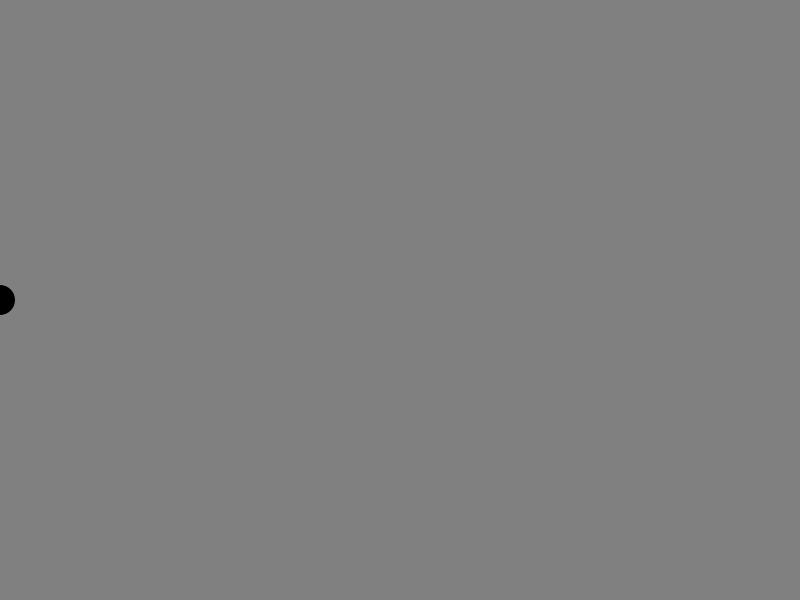
Frame 1 (no input)
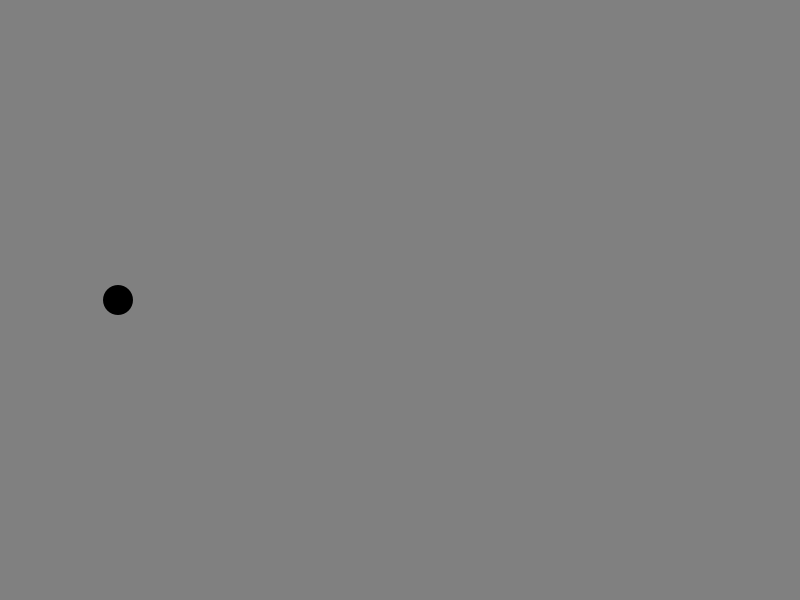
Frame 60 (the mouse pressed at the canvas centre just before this capture)
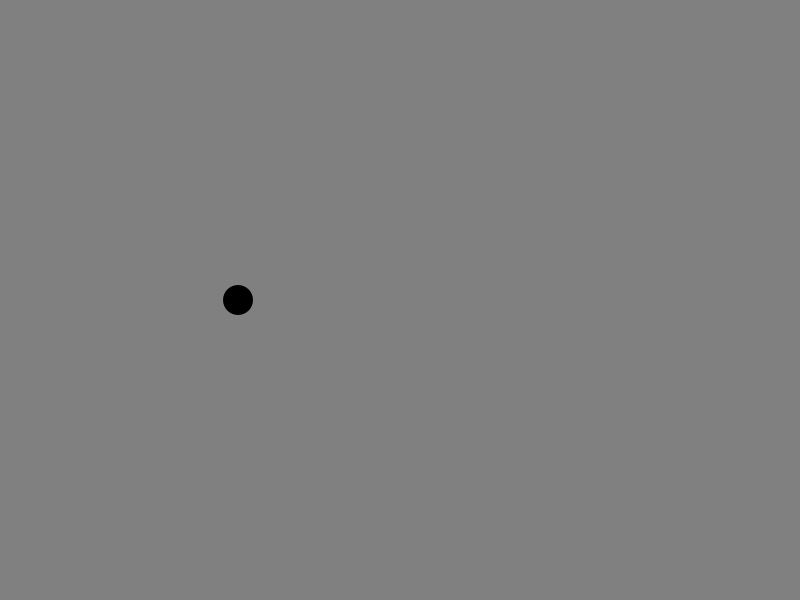
Frame 120 (the mouse held since frame 60 and released just before this capture)

The Processing sketch that drew these frames (run headless with seeded random() and noise(); from frame 60 on, the mouse is pressed at the canvas centre):

// Processing sketch: bounce_c
// ── bounce_c.pde

float position;
float velocity;

void setup() {
  size(800, 600);
  background(128);
  position = 0;
  velocity = 2;
  
  // Try big values too.  Default is 60
  // Check your output log (the bottom of the sketch window)
  // to see what the actual frame rate is. It may be quite
  // different if you call frameRate() with a big number that the
  // computer can't manage.
  frameRate(30);
}

void draw() {
  background(128);
  fill(0);      // fill changes the color of the interior of the shape
  noStroke();   // noStroke removes the outer line

  // Does position represent the horizontal or the vertical location?
  ellipse(position, 300, 30, 30);
  position += velocity;
  
  // && means "and"
  if(velocity > 0 && position > 800)
    velocity = -velocity;
  if(velocity < 0 && position < 0) {
    // Curly brackets let us put multiple statements after the if()
    // They're optional if there's only one statement afterwards
    velocity = -velocity;
  }
  
  println("On frame " + frameCount + " the rate is " + frameRate);
}
